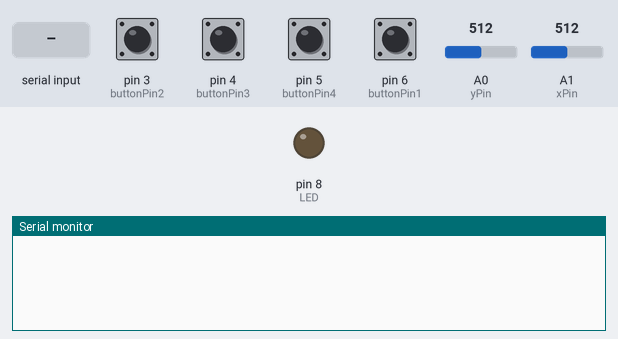
Simulated run of this sketch. Board: Arduino Uno, built with avr-gcc and run on an emulated ATmega328P. Parts: output pins drawn as LEDs (lit = HIGH), the last lines printed to the serial monitor. Inputs (shaded band) come from the test bench; at power-on: pin 3 (buttonPin2), pin 4 (buttonPin3), pin 5 (buttonPin4), pin 6 (buttonPin1) LOW, A0 (yPin) = 512, A1 (xPin) = 512.

Above: at 1.9 s.
2.0 s: "1\n" received over Serial
At 3.2 s:
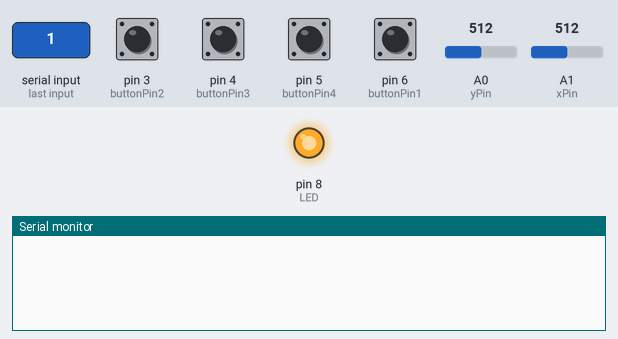
3.5 s: A0 (yPin) set to 1010
At 4.2 s:
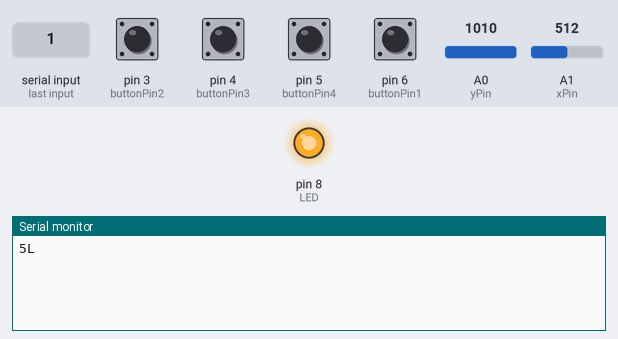
5.0 s: A1 (xPin) set to 1010
At 5.3 s:
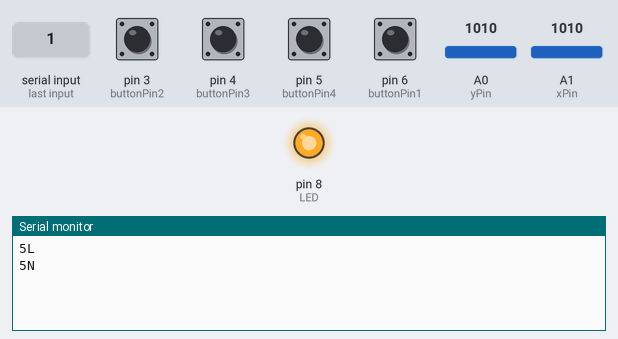
6.5 s: A0 (yPin) set to 990
At 7.7 s:
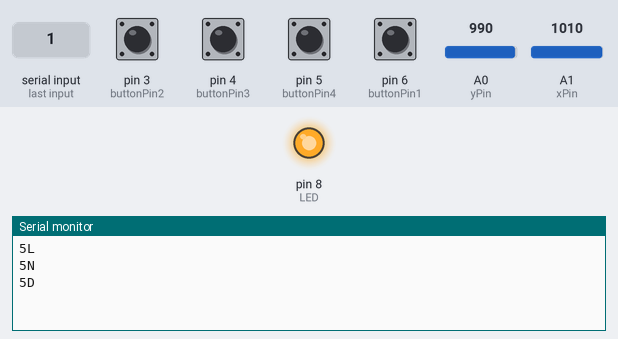
8.0 s: A1 (xPin) set to 10
At 8.8 s:
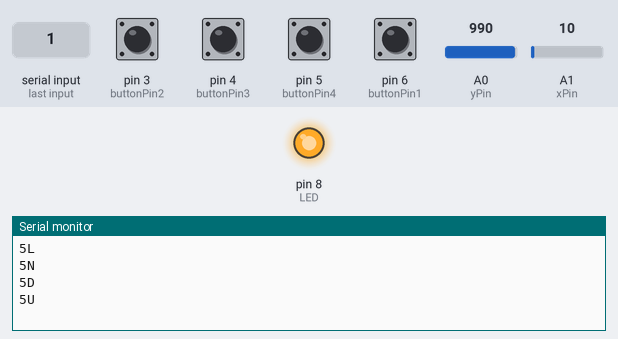

The sketch:

Joystick.ino
```cpp
#define LED 8

const int buttonPin1 = 6;
const int buttonPin2 = 3;
const int buttonPin3 = 4;
const int buttonPin4 = 5;

const int xPin = A1;
const int yPin = A0;
int xPos = 0;
int yPos = 0;

int buttonState1 = 0;
int buttonState2 = 0;
int buttonState3 = 0;
int buttonState4 = 0;

char character;
String data = "";
String prev_data = "5N";

void setup() {
  Serial.begin(9600);
  pinMode(LED, OUTPUT);

  pinMode(buttonPin1, INPUT);
  pinMode(buttonPin2, INPUT);
  pinMode(buttonPin3, INPUT);
  pinMode(buttonPin4, INPUT);

  pinMode(xPin, INPUT);
  pinMode(yPin, INPUT);

  delay(1000);
  while (Serial.read() != '1'){
  }
  digitalWrite(LED, HIGH);
}

void loop() {
  buttonState1 = digitalRead(buttonPin1);
  buttonState2 = digitalRead(buttonPin2);
  buttonState3 = digitalRead(buttonPin3);
  buttonState4 = digitalRead(buttonPin4);

  xPos = analogRead(xPin);
  yPos = analogRead(yPin);

  if (buttonState1 == HIGH) {
    data = '1';
  } else if (buttonState2 == HIGH) {
    data = '2';
  } else if (buttonState3 == HIGH) {
    data += '3';
   }else if (buttonState4 == HIGH) {
    data = '4';
  } else{
    data = '5';
  }

  if (xPos < 1000 and xPos > 20 and yPos < 20) {
    data += 'R';
  } else if (xPos < 1000 and xPos > 20 and yPos > 1000) {
    data += 'L';
  } else if (yPos < 1000 and yPos > 20 and xPos < 20){
    data += 'U';
  } else if (yPos < 1000 and yPos > 20 and xPos > 1000){
    data += 'D';
  } else{
    data += 'N';
  }

  if (prev_data != data){
    Serial.print(data);
    Serial.print("\n");
    prev_data = data;
  }

  data = "";
}
```

Measured:
- after the input at 2.0 s, pin 8 (LED): LOW → HIGH at once
- after the input at 3.5 s, the serial monitor: prints a new line at once (image 2)
- after the input at 5.0 s, the serial monitor: prints a new line at once (image 3)
- after the input at 6.5 s, the serial monitor: prints a new line at once (image 4)
- after the input at 8.0 s, the serial monitor: prints a new line at once (image 5)
